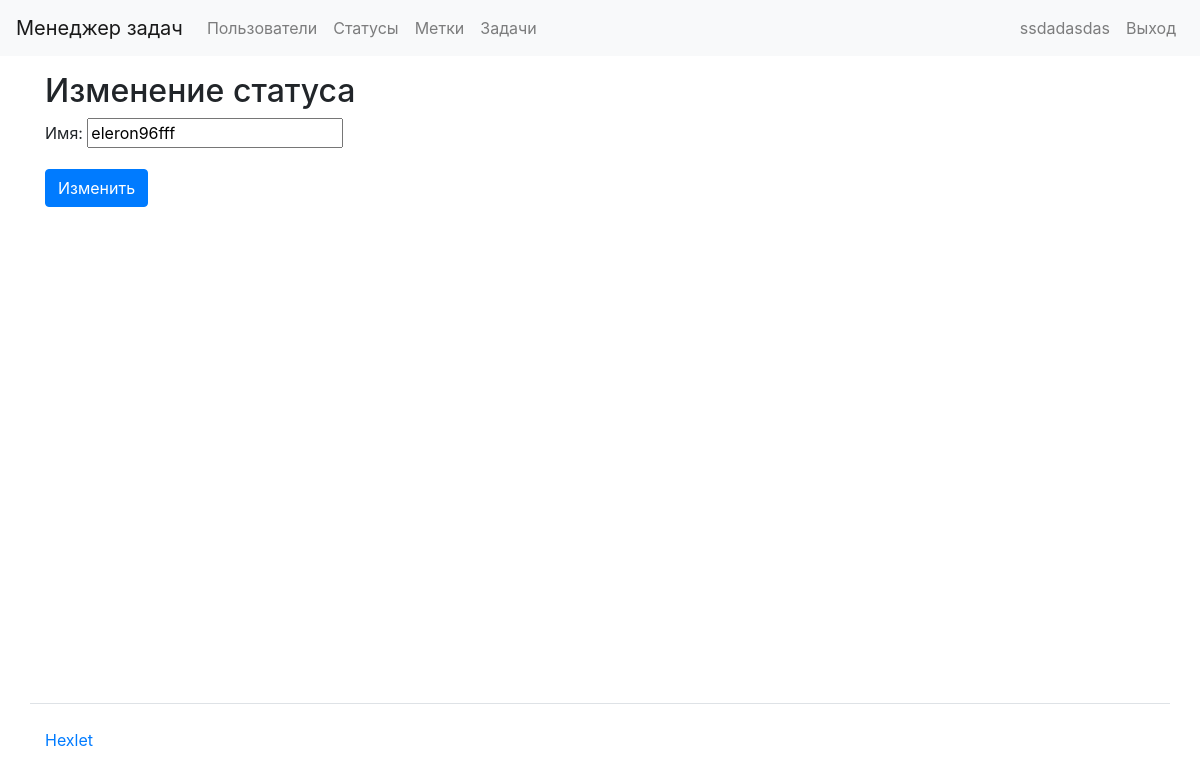
The page /statuses/1/update/ (signed in) on the database as committed earlier.
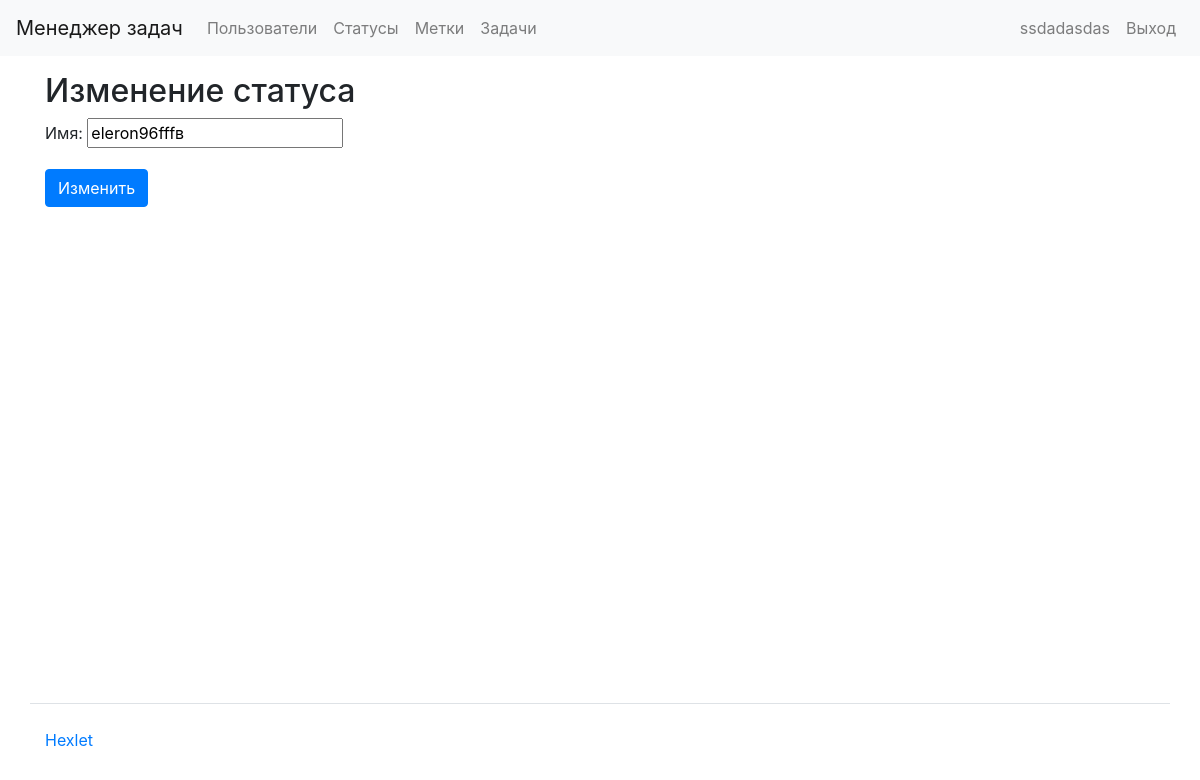
The same page on the database as committed later.
### task_manager/status/models.py (models this page shows, shortened)
class Status(models.Model):
    name = models.CharField(verbose_name=gettext_lazy('Name'), max_length=100)
    created_date = models.DateTimeField(auto_now_add=True)
    class Meta:
        app_label = 'status'

### task_manager/status/views.py (the view)
# urls.py: path('statuses/<int:status_id>/update/', edit_status, name='edit_status'),
@login_required
def edit_status(request, status_id):
    status = get_object_or_404(Status, id=status_id)
    if request.method == 'POST':
        form = StatusForm(request.POST, instance=status)
        if form.is_valid():
            form.save()
            messages.success(request, "Статус успешно обновлен!")
            return redirect(
                'status_task')
    else:
        form = StatusForm(instance=status)
    return render(request, 'status/edit_status.html', {'form': form})

### task_manager/status/forms.py
class StatusForm(forms.ModelForm):
    name = forms.CharField(label="Имя")
    class Meta:
        model = Status
        fields = ['name']
        widgets = {
            'name': forms.TextInput(
                attrs={'class': 'form-control', 'placeholder': 'Имя'}),
        }

### task_manager/templates/status/edit_status.html (shortened to what this page needs)
{% extends "base.html" %}
{% load i18n %}
{% block content %}
<h2>{% trans "Edit Status" %}</h2>
<form method="post">
    {{ form.as_p }}
    <button type="submit" class="btn btn-primary">{% trans "Edit" %}</button>
</form>
{% endblock %}

Rows that differ between the two databases and show on the page:
changed Status: name "eleron96fff" → "eleron96fffв"
